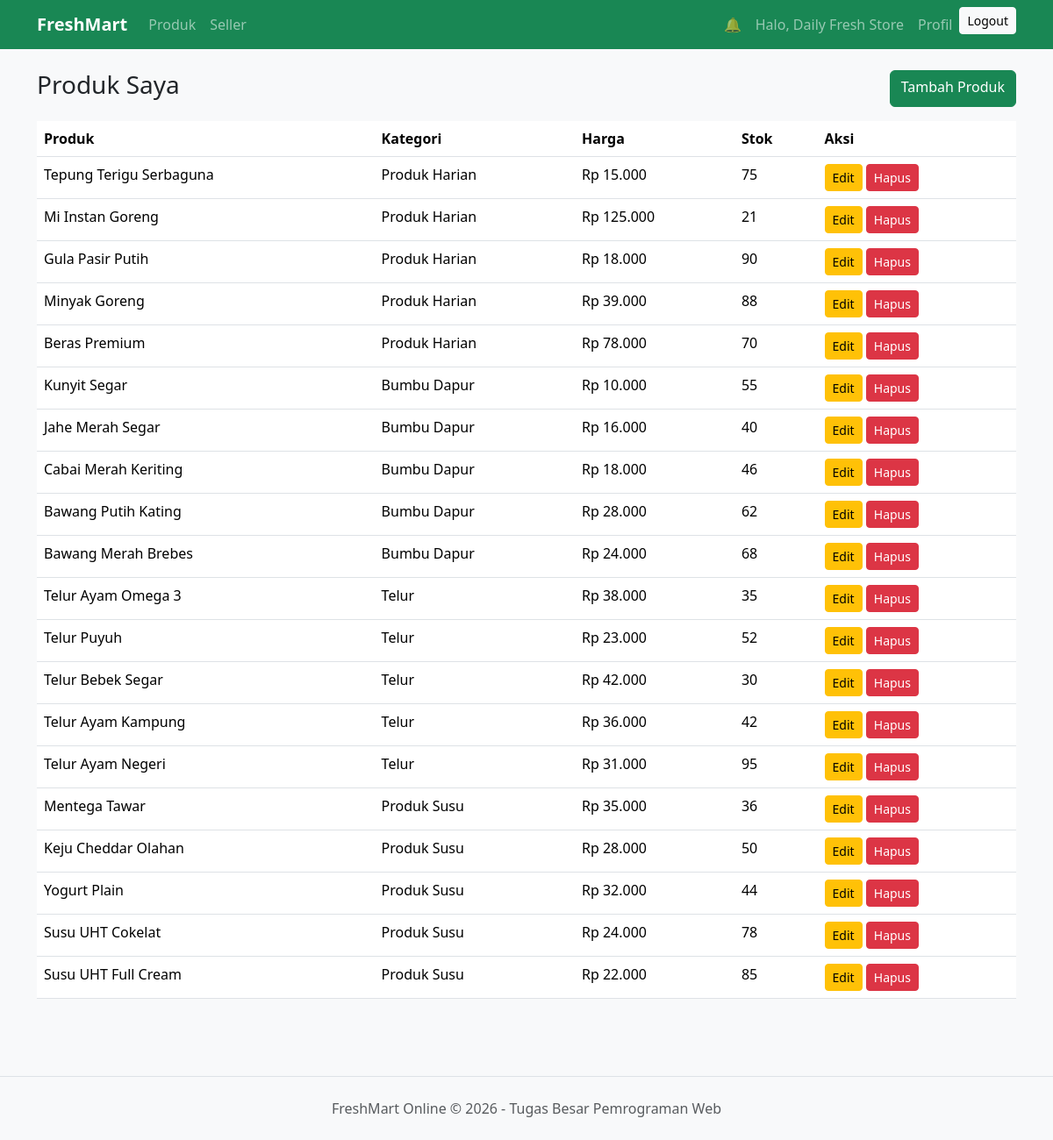
Page /index.php?page=seller-products (signed in) on the committed database.
### tables this page shows
CREATE TABLE `products` (
  `id` int(11) NOT NULL,
  `seller_id` int(11) NOT NULL,
  `category_id` int(11) NOT NULL,
  `name` varchar(150) NOT NULL,
  `weight_size` varchar(100) DEFAULT NULL,
  `description` text DEFAULT NULL,
  `price` decimal(12,2) NOT NULL,
  `stock` int(11) NOT NULL DEFAULT 0,
  `image` varchar(255) DEFAULT 'default-product.png'
);

CREATE TABLE `categories` (
  `id` int(11) NOT NULL,
  `name` varchar(100) NOT NULL,
  `description` text DEFAULT NULL
);

### src/views/seller/products.php (the view)
<div class="d-flex justify-content-between mb-3">
    <h3>Produk Saya</h3><a class="btn btn-success" href="index.php?page=seller-add-product">Tambah Produk</a>
</div>
<table class="table">
    <thead>
        <tr>
            <th>Produk</th>
            <th>Kategori</th>
            <th>Harga</th>
            <th>Stok</th>
            <th>Aksi</th>
        </tr>
    </thead>
    <tbody><?php while ($p = mysqli_fetch_assoc($products)): ?>
            <tr>
                <td><?= e($p['name']) ?></td>
                <td><?= e($p['category']) ?></td>
                <td><?= money($p['price']) ?></td>
                <td><?= $p['stock'] ?></td>
                <td><a class="btn btn-sm btn-warning" href="index.php?page=seller-edit-product&id=<?= $p['id'] ?>">Edit</a> <a
                        onclick="return confirm('Hapus produk?')" class="btn btn-sm btn-danger"
                        href="index.php?page=seller-delete-product&id=<?= $p['id'] ?>">Hapus</a></td>
            </tr><?php endwhile; ?>
    </tbody>
</table>

### src/assets/css/style.css (style rules this page uses)
body { background: #f8f9fa }

### rows in the picture
products: name "Tepung Terigu Serbaguna", category.name "Produk Harian", price "Rp 15.000", stock "75"
products: name "Mi Instan Goreng", category.name "Produk Harian", price "Rp 125.000", stock "21"
products: name "Gula Pasir Putih", category.name "Produk Harian", price "Rp 18.000", stock "90"
products: name "Minyak Goreng", category.name "Produk Harian", price "Rp 39.000", stock "88"
products: name "Beras Premium", category.name "Produk Harian", price "Rp 78.000", stock "70"
products: name "Kunyit Segar", category.name "Bumbu Dapur", price "Rp 10.000", stock "55"
products: name "Jahe Merah Segar", category.name "Bumbu Dapur", price "Rp 16.000", stock "40"
products: name "Cabai Merah Keriting", category.name "Bumbu Dapur", price "Rp 18.000", stock "46"
products: name "Bawang Putih Kating", category.name "Bumbu Dapur", price "Rp 28.000", stock "62"
products: name "Bawang Merah Brebes", category.name "Bumbu Dapur", price "Rp 24.000", stock "68"
products: name "Telur Ayam Omega 3", category.name "Telur", price "Rp 38.000", stock "35"
products: name "Telur Puyuh", category.name "Telur", price "Rp 23.000", stock "52"
products: name "Telur Bebek Segar", category.name "Telur", price "Rp 42.000", stock "30"
products: name "Telur Ayam Kampung", category.name "Telur", price "Rp 36.000", stock "42"
products: name "Telur Ayam Negeri", category.name "Telur", price "Rp 31.000", stock "95"
products: name "Mentega Tawar", category.name "Produk Susu", price "Rp 35.000", stock "36"
products: name "Keju Cheddar Olahan", category.name "Produk Susu", price "Rp 28.000", stock "50"
products: name "Yogurt Plain", category.name "Produk Susu", price "Rp 32.000", stock "44"
products: name "Susu UHT Cokelat", category.name "Produk Susu", price "Rp 24.000", stock "78"
products: name "Susu UHT Full Cream", category.name "Produk Susu", price "Rp 22.000", stock "85"

### other values in the picture
$user['name'] "Daily Fresh Store"
